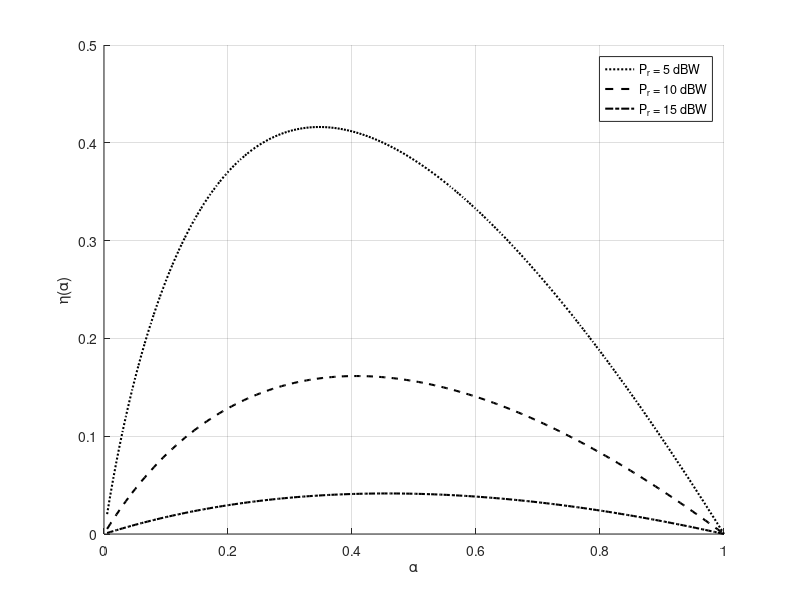

The MATLAB source for this figure:
clc; clear; close all;

% Initial parameter
T = 1;
sigma_n = 1;
sigma_rr = 1;
sigma_cr = 1;
P_c_dB = 10;
P_c = 10^(P_c_dB / 10);

% Define ranges for alpha
alpha_range = linspace(0, 1, 200);

% Radar transmit power levels (in dBW)
P_r_dB_values = [5, 10, 15];        
lineStyles = {':', '--', '-.'};     % Line styles for different powers
color = 'k';                        % Use black for all plots

% Prepare figure
figure; hold on;

% Loop over each P_r value
for j = 1:length(P_r_dB_values)
    P_r_dB = P_r_dB_values(j);
    P_r = 10^(P_r_dB / 10); % Convert dBW to linear scsale

    % Preallocate arrays
    eta_total = zeros(size(alpha_range));
    beta = zeros(size(alpha_range));

    % Loop over each alpha value
    for i = 1:length(alpha_range)
        alpha = alpha_range(i);

        % Beta calculations
        beta_first_part = sigma_cr^2 * P_c;
        beta_second_part = sigma_rr^2 * P_r + sigma_n^2;
        beta_third_part = alpha * T;
        beta_denominator = 1 + beta_third_part * (beta_first_part/beta_second_part);
        beta_i = 1/beta_denominator;
        beta(i) = beta_i;

        % Each eta part
        part_1 = (1-alpha)*T;

        part_2_numerator = -beta_i*(1-beta_i)*(sigma_cr^2)*P_c;
        part_2_denominator = ((sigma_rr^2)*P_r - beta_i*(sigma_cr^2)*P_c)*(2*beta_i - 1);

        part_3 = (sigma_n^2)/(beta_i*(sigma_cr^2)*P_c);

        part_4_numerator = (sigma_rr^2)*P_r*(1-beta_i)*(sigma_cr^2)*P_c;
        part_4_denominator = ((sigma_rr^2)*P_r - beta_i*(sigma_cr^2)*P_c)*((sigma_rr^2)*P_r - (1-beta_i)*(sigma_cr^2)*P_c);

        part_5 = (sigma_n^2)/((sigma_rr^2)*P_r);

        part_6_numerator = ((1-beta_i)^2)*(sigma_cr^2)*P_c;
        part_6_denominator = ((sigma_rr^2)*P_r - (1-beta_i)*(sigma_cr^2)*P_c)*(2*beta_i - 1);

        part_7 = (sigma_n^2)/((1-beta_i)*(sigma_cr^2)*P_c);

        % Each term part
        term_1 = part_2_numerator/part_2_denominator;
        term_2 = exp(part_3)/log(2);
        term_3 = expint(part_3);

        term_4 = part_4_numerator/part_4_denominator;
        term_5 = exp(part_5)/log(2);
        term_6 = expint(part_5);

        term_7 = part_6_numerator/part_6_denominator;
        term_8 = exp(part_7)/log(2);
        term_9 = expint(part_7);

        % Calculate eta
        eta_total(i) = part_1 * (term_1*term_2*term_3 + term_4*term_5*term_6 + term_7*term_8*term_9);

    end
    % Plotting
    plot(alpha_range, eta_total, 'LineStyle', lineStyles{j}, 'Color', color, 'LineWidth', 1.5);
    hold on;
end

xlabel('\alpha'); ylabel('\eta(\alpha)');
legend('P_r = 5 dBW', 'P_r = 10 dBW', 'P_r = 15 dBW');
grid on;
